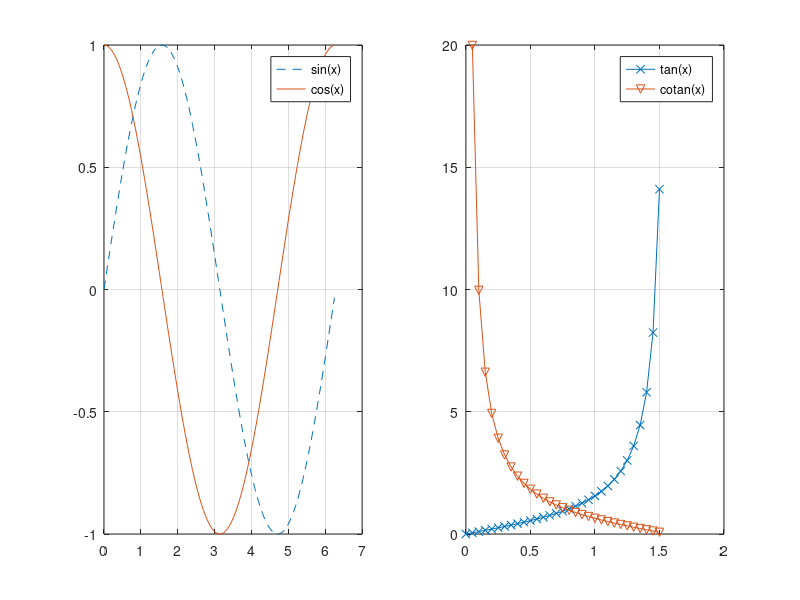

This figure's MATLAB source:
x = 0:0.05:2 * pi;

ysin = sin(x);
ycos = cos(x);

figure(1);
subplot(1,2,1);
plot(x, ysin, '--', x, ycos), grid on
legend('sin(x)', 'cos(x)')

xtan = 0:0.05:1.5;

ytan = tan(xtan);
ycot = cot(xtan);


subplot(1,2,2); 


plot(xtan, ytan, '-x', xtan, ycot, '-v'), grid on
legend('tan(x)', 'cotan(x)')